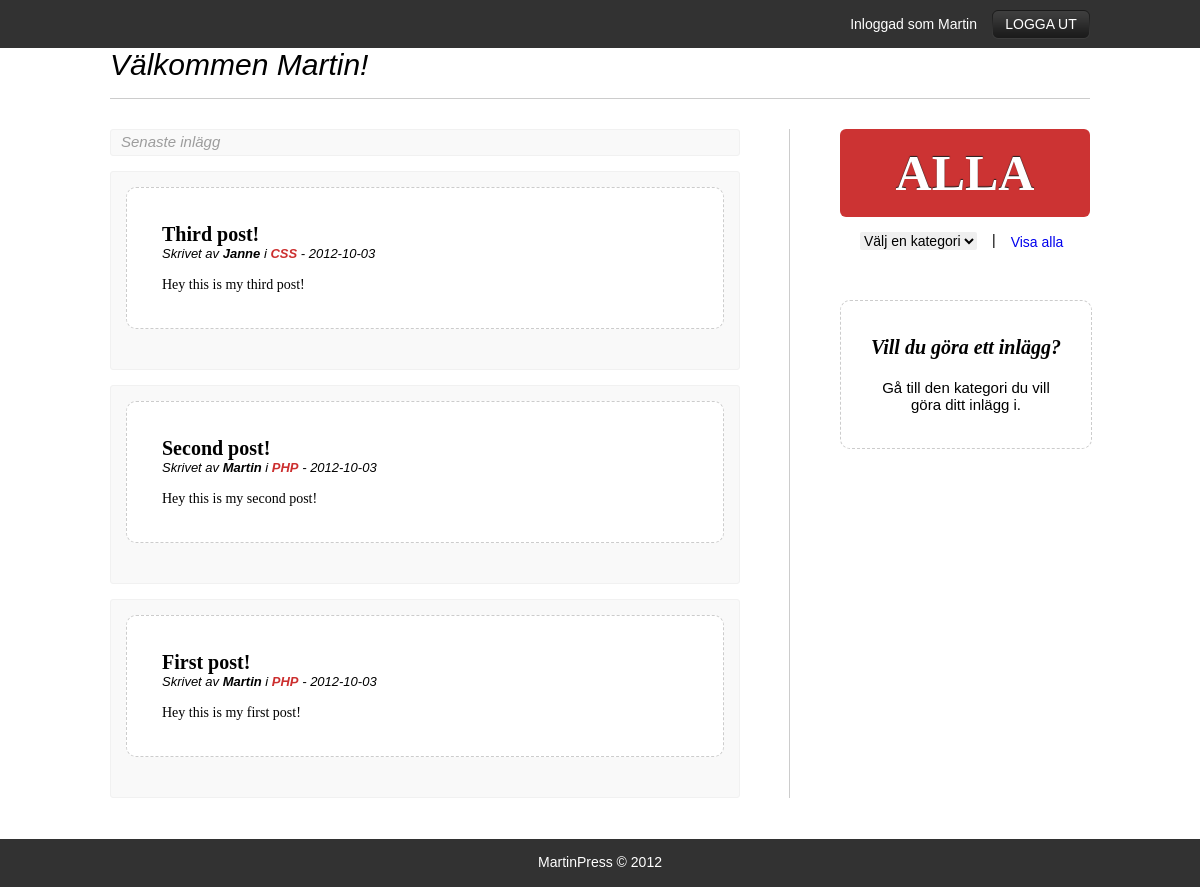
Screenshot of / (signed in) with the database file from the repository.
### tables this page shows
CREATE TABLE IF NOT EXISTS `mpposts` (
  `articleID` int(11) NOT NULL AUTO_INCREMENT,
  `title` varchar(50) NOT NULL,
  `content` text NOT NULL,
  `posted` date NOT NULL,
  `username` varchar(50) NOT NULL,
  `catID` int(11) NOT NULL,
  PRIMARY KEY (`articleID`),
  KEY `catID` (`catID`),
  KEY `username` (`username`)
);

CREATE TABLE IF NOT EXISTS `mpcategory` (
  `catID` int(11) NOT NULL AUTO_INCREMENT,
  `catname` varchar(50) NOT NULL,
  PRIMARY KEY (`catID`)
);

### functions.php (the view, shortened to what this page needs)
<?php
function writePosts()
	{
		global $dbConn;
		$sql = "SELECT mpp.*, mpc.* FROM mpposts mpp
				INNER JOIN mpcategory mpc ON mpp.catID = mpc.catID
				ORDER BY mpp.articleID DESC";
		$res = mysqli_query($dbConn, $sql);
		while($row = mysqli_fetch_assoc($res))
		{
			echo "<div class='post-box'>";
			$catID = (int) $row['catID'];
			echo "<div class='box'>";
			echo "<h2>" . $row['title'] . "</h2>";
			echo "<p class='author'>Skrivet av <b>" . $row['username'] . "</b> i <a href='index.php?catID=$catID'><b style='color: #cc2f2f;'>" . $row['catname'] . "</b></a> - " . $row['posted'] ."</p><br>";
			echo $row['content'];
			echo "</div>";
			echo "</div>";
		}
	}
?>

### style.css (style rules this page uses)
﻿html, input, label, button, form, body, li, ul, a, p, h1, h2, h3, select, textarea { margin: 0px; padding: 0px; list-style: none; text-decoration: none; font-family: Cambria, Verdana, sans-serif; }
body { background: #fff url("img/bg.png")repeat-x; overflow-y: scroll; }
#content-middle .post-box { background: #f9f9f9; border: 1px solid #f1f1f1; border-radius: 3px; padding: 15px; margin-top: 15px; padding-bottom: 40px; }
#content-middle .box { background: #fff; border: 1px dashed #ccc; border-radius: 10px; padding: 35px; }
#content-middle .box h2 { font-size: 20px; }
#content-middle .author { font-size: 13px; font-style: italic; }

### rows the page displays
mpposts: title "Third post!", username "Janne", catID.catname "CSS", posted "2012-10-03", content "Hey this is my third post!"
mpposts: title "Second post!", username "Martin", catID.catname "PHP", posted "2012-10-03", content "Hey this is my second post!"
mpposts: title "First post!", username "Martin", catID.catname "PHP", posted "2012-10-03", content "Hey this is my first post!"

### other values shown
$user "Martin"
